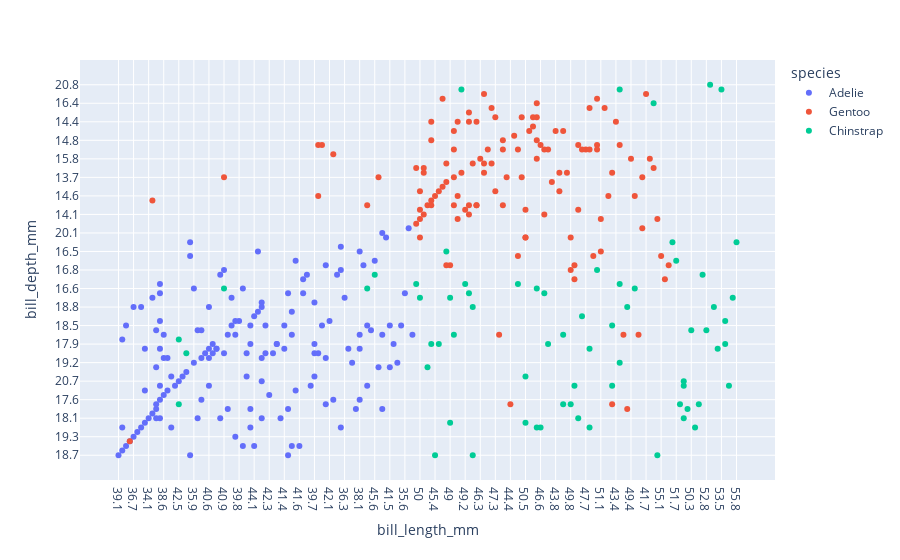

Source (notebook cell):
### Markdown cell above
Create a visualization:

### Code cell
px.scatter(
    penguins,
    x="bill_length_mm",
    y="bill_depth_mm",
    color="species",
    hover_data=penguins.column_names,
).show()

### Figure 1 — Plotly figure (JSON) as saved in the notebook; plotly's stock layout.template omitted (floating-point values rounded to 4 significant figures; data arrays with more than 128 entries replaced by an {"elided": "..."} marker saying what was removed)
{"data": [{"customdata": {"elided": "152x6 mixed values"}, "hovertemplate": "species=%{customdata[0]}<br>bill_length_mm=%{x}<br>bill_depth_mm=%{y}<br>island=%{customdata[1]}<br>flipper_length_mm=%{customdata[2]}<br>body_mass_g=%{customdata[3]}<br>sex=%{customdata[4]}<br>year=%{customdata[5]}<extra></extra>", "legendgroup": "Adelie", "marker": {"color": "#636efa", "symbol": "circle"}, "mode": "markers", "name": "Adelie", "orientation": "v", "showlegend": true, "type": "scatter", "x": {"elided": "152 str values"}, "xaxis": "x", "y": {"elided": "152 str values"}, "yaxis": "y"}, {"customdata": {"elided": "124x6 mixed values"}, "hovertemplate": "species=%{customdata[0]}<br>bill_length_mm=%{x}<br>bill_depth_mm=%{y}<br>island=%{customdata[1]}<br>flipper_length_mm=%{customdata[2]}<br>body_mass_g=%{customdata[3]}<br>sex=%{customdata[4]}<br>year=%{customdata[5]}<extra></extra>", "legendgroup": "Gentoo", "marker": {"color": "#EF553B", "symbol": "circle"}, "mode": "markers", "name": "Gentoo", "orientation": "v", "showlegend": true, "type": "scatter", "x": ["46.1", "50", "48.7", "50", "47.6", "46.5", "45.4", "46.7", "43.3", "46.8", "40.9", "49", "45.5", "48.4", "45.8", "49.3", "42", "49.2", "46.2", "48.7", "50.2", "45.1", "46.5", "46.3", "42.9", "46.1", "44.5", "47.8", "48.2", "50", "47.3", "42.8", "45.1", "59.6", "49.1", "48.4", "42.6", "44.4", "44", "48.7", "42.7", "49.6", "45.3", "49.6", "50.5", "43.6", "45.5", "50.5", "44.9", "45.2", "46.6", "48.5", "45.1", "50.1", "46.5", "45", "43.8", "45.5", "43.2", "50.4", "45.3", "46.2", "45.7", "54.3", "45.8", "49.8", "46.2", "49.5", "43.5", "50.7", "47.7", "46.4", "48.2", "46.5", "46.4", "48.6", "47.5", "51.1", "45.2", "45.2", "49.1", "52.5", "47.4", "50", "44.9", "50.8", "43.4", "51.3", "47.5", "52.1", "47.5", "52.2", "45.5", "49.5", "44.5", "50.8", "49.4", "46.9", "48.4", "51.1", "48.5", "55.9", "47.2", "49.1", "47.3", "46.8", "41.7", "53.4", "43.3", "48.1", "50.5", "49.8", "43.5", "51.5", "46.2", "55.1", "44.5", "48.8", "47.2", "NA", "46.8", "50.4", "45.2", "49.9"], "xaxis": "x", "y": ["13.2", "16.3", "14.1", "15.2", "14.5", "13.5", "14.6", "15.3", "13.4", "15.4", "13.7", "16.1", "13.7", "14.6", "14.6", "15.7", "13.5", "15.2", "14.5", "15.1", "14.3", "14.5", "14.5", "15.8", "13.1", "15.1", "14.3", "15", "14.3", "15.3", "15.3", "14.2", "14.5", "17", "14.8", "16.3", "13.7", "17.3", "13.6", "15.7", "13.7", "16", "13.7", "15", "15.9", "13.9", "13.9", "15.9", "13.3", "15.8", "14.2", "14.1", "14.4", "15", "14.4", "15.4", "13.9", "15", "14.5", "15.3", "13.8", "14.9", "13.9", "15.7", "14.2", "16.8", "14.4", "16.2", "14.2", "15", "15", "15.6", "15.6", "14.8", "15", "16", "14.2", "16.3", "13.8", "16.4", "14.5", "15.6", "14.6", "15.9", "13.8", "17.3", "14.4", "14.2", "14", "17", "15", "17.1", "14.5", "16.1", "14.7", "15.7", "15.8", "14.6", "14.4", "16.5", "15", "17", "15.5", "15", "13.8", "16.1", "14.7", "15.8", "14", "15.1", "15.2", "15.9", "15.2", "16.3", "14.1", "16", "15.7", "16.2", "13.7", "NA", "14.3", "15.7", "14.8", "16.1"], "yaxis": "y"}, {"customdata": {"elided": "68x6 mixed values"}, "hovertemplate": "species=%{customdata[0]}<br>bill_length_mm=%{x}<br>bill_depth_mm=%{y}<br>island=%{customdata[1]}<br>flipper_length_mm=%{customdata[2]}<br>body_mass_g=%{customdata[3]}<br>sex=%{customdata[4]}<br>year=%{customdata[5]}<extra></extra>", "legendgroup": "Chinstrap", "marker": {"color": "#00cc96", "symbol": "circle"}, "mode": "markers", "name": "Chinstrap", "orientation": "v", "showlegend": true, "type": "scatter", "x": ["46.5", "50", "51.3", "45.4", "52.7", "45.2", "46.1", "51.3", "46", "51.3", "46.6", "51.7", "47", "52", "45.9", "50.5", "50.3", "58", "46.4", "49.2", "42.4", "48.5", "43.2", "50.6", "46.7", "52", "50.5", "49.5", "46.4", "52.8", "40.9", "54.2", "42.5", "51", "49.7", "47.5", "47.6", "52", "46.9", "53.5", "49", "46.2", "50.9", "45.5", "50.9", "50.8", "50.1", "49", "51.5", "49.8", "48.1", "51.4", "45.7", "50.7", "42.5", "52.2", "45.2", "49.3", "50.2", "45.6", "51.9", "46.8", "45.7", "55.8", "43.5", "49.6", "50.8", "50.2"], "xaxis": "x", "y": ["17.9", "19.5", "19.2", "18.7", "19.8", "17.8", "18.2", "18.2", "18.9", "19.9", "17.8", "20.3", "17.3", "18.1", "17.1", "19.6", "20", "17.8", "18.6", "18.2", "17.3", "17.5", "16.6", "19.4", "17.9", "19", "18.4", "19", "17.8", "20", "16.6", "20.8", "16.7", "18.8", "18.6", "16.8", "18.3", "20.7", "16.6", "19.9", "19.5", "17.5", "19.1", "17", "17.9", "18.5", "17.9", "19.6", "18.7", "17.3", "16.4", "19", "17.3", "19.7", "17.3", "18.8", "16.6", "19.9", "18.8", "19.4", "19.5", "16.5", "17", "19.8", "18.1", "18.2", "19", "18.7"], "yaxis": "y"}], "layout": {"legend": {"title": {"text": "species"}, "tracegroupgap": 0}, "margin": {"t": 60}, "xaxis": {"anchor": "y", "domain": [0, 1], "title": {"text": "bill_length_mm"}}, "yaxis": {"anchor": "x", "domain": [0, 1], "title": {"text": "bill_depth_mm"}}}}
